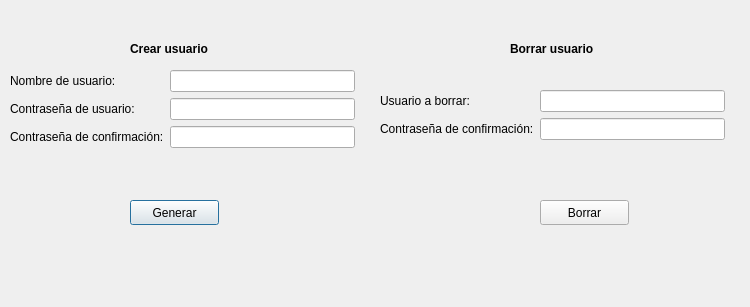
<?xml version="1.0" encoding="UTF-8"?>
<ui version="4.0">
 <class>manage_user</class>
 <widget class="QDialog" name="manage_user">
  <property name="geometry">
   <rect>
    <x>0</x>
    <y>0</y>
    <width>750</width>
    <height>307</height>
   </rect>
  </property>
  <property name="windowTitle">
   <string>Dialog</string>
  </property>
  <widget class="QLabel" name="label">
   <property name="geometry">
    <rect>
     <x>130</x>
     <y>40</y>
     <width>100</width>
     <height>17</height>
    </rect>
   </property>
   <property name="font">
    <font>
     <bold>true</bold>
    </font>
   </property>
   <property name="text">
    <string>Crear usuario</string>
   </property>
  </widget>
  <widget class="QLabel" name="label_2">
   <property name="geometry">
    <rect>
     <x>510</x>
     <y>40</y>
     <width>121</width>
     <height>17</height>
    </rect>
   </property>
   <property name="font">
    <font>
     <bold>true</bold>
    </font>
   </property>
   <property name="text">
    <string>Borrar usuario</string>
   </property>
  </widget>
  <widget class="QPushButton" name="pushButton">
   <property name="geometry">
    <rect>
     <x>130</x>
     <y>200</y>
     <width>89</width>
     <height>25</height>
    </rect>
   </property>
   <property name="text">
    <string>Generar</string>
   </property>
  </widget>
  <widget class="QPushButton" name="pushButton_2">
   <property name="geometry">
    <rect>
     <x>540</x>
     <y>200</y>
     <width>89</width>
     <height>25</height>
    </rect>
   </property>
   <property name="text">
    <string>Borrar</string>
   </property>
  </widget>
  <widget class="QWidget" name="">
   <property name="geometry">
    <rect>
     <x>10</x>
     <y>70</y>
     <width>345</width>
     <height>112</height>
    </rect>
   </property>
   <layout class="QFormLayout" name="formLayout">
    <item row="0" column="0">
     <widget class="QLabel" name="user_name_text">
      <property name="text">
       <string>Nombre de usuario:</string>
      </property>
     </widget>
    </item>
    <item row="0" column="1">
     <widget class="QLineEdit" name="lineEdit"/>
    </item>
    <item row="1" column="1">
     <widget class="QLineEdit" name="lineEdit_2"/>
    </item>
    <item row="2" column="0">
     <widget class="QLabel" name="label_4">
      <property name="text">
       <string>Contraseña de confirmación:</string>
      </property>
     </widget>
    </item>
    <item row="2" column="1">
     <widget class="QLineEdit" name="lineEdit_7"/>
    </item>
    <item row="1" column="0">
     <widget class="QLabel" name="user_password_text">
      <property name="text">
       <string>Contraseña de usuario:</string>
      </property>
     </widget>
    </item>
   </layout>
  </widget>
  <widget class="QWidget" name="">
   <property name="geometry">
    <rect>
     <x>380</x>
     <y>90</y>
     <width>345</width>
     <height>58</height>
    </rect>
   </property>
   <layout class="QFormLayout" name="formLayout_3">
    <item row="0" column="0">
     <widget class="QLabel" name="label_5">
      <property name="text">
       <string>Usuario a borrar:</string>
      </property>
     </widget>
    </item>
    <item row="0" column="1">
     <widget class="QLineEdit" name="lineEdit_5"/>
    </item>
    <item row="1" column="0">
     <widget class="QLabel" name="label_3">
      <property name="text">
       <string>Contraseña de confirmación:</string>
      </property>
     </widget>
    </item>
    <item row="1" column="1">
     <widget class="QLineEdit" name="lineEdit_6"/>
    </item>
   </layout>
  </widget>
 </widget>
 <tabstops>
  <tabstop>lineEdit</tabstop>
  <tabstop>lineEdit_2</tabstop>
  <tabstop>lineEdit_7</tabstop>
  <tabstop>pushButton</tabstop>
  <tabstop>lineEdit_5</tabstop>
  <tabstop>lineEdit_6</tabstop>
  <tabstop>pushButton_2</tabstop>
  <tabstop>lineEdit_3</tabstop>
  <tabstop>lineEdit_4</tabstop>
 </tabstops>
 <resources/>
 <connections/>
</ui>
